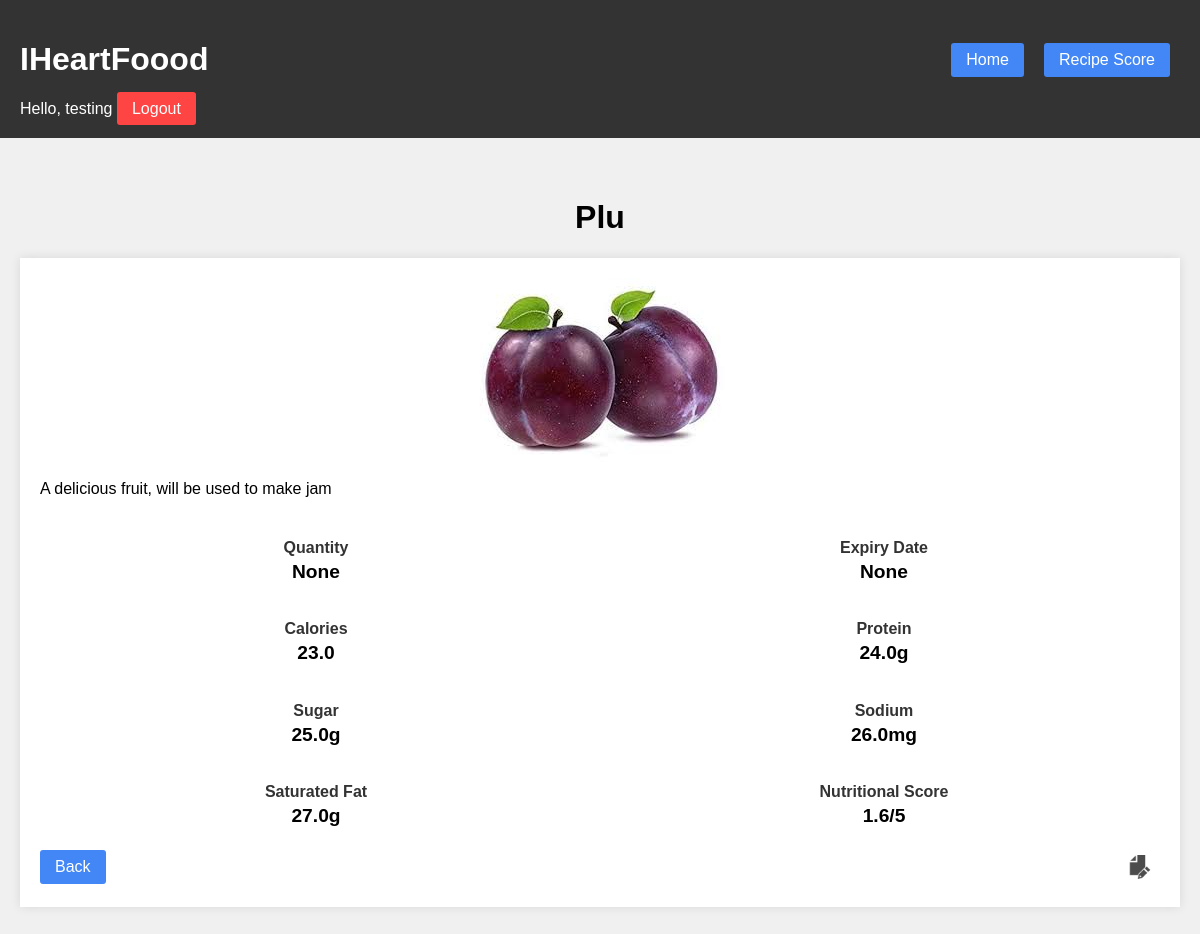
Page /entry/20 (signed in) on the committed database.
### tables this page shows
CREATE TABLE entries (
    id INTEGER PRIMARY KEY AUTOINCREMENT,
    user_id INTEGER NOT NULL,
    title TEXT NOT NULL,
    description TEXT,
    quantity REAL,
    unit TEXT,
    expiry_date TEXT,
    calories REAL,
    protein REAL,
    sugar REAL,
    sodium REAL,
    saturated_fat REAL,
    nutrition_score REAL,
    image_path TEXT NOT NULL,
    created_at TIMESTAMP DEFAULT CURRENT_TIMESTAMP,
    FOREIGN KEY (user_id) REFERENCES users(id)
);

### app.py (the view)
@app.route('/entry/<int:entry_id>')
def entry_detail(entry_id):
    if 'user_id' not in session:
        return redirect(url_for('login'))
    db = get_db()
    entry = db.execute(
        'SELECT * FROM entries WHERE id = ? AND user_id = ?',
        (entry_id, session['user_id'])
    ).fetchone()
    if entry:
        return render_template('details.html', entry=entry)
    else:
        flash("Ingredient entry not found!", "error")
        return redirect(url_for('index'))

### app.py (called while the page is built)
def get_db():
    db = sqlite3.connect('database/photo_journal.db')
    db.row_factory = sqlite3.Row
    return db

### templates/details.html (shortened to what this page needs)
{% extends "base.html" %}
{% block content %}
{% if session['user_id'] %}
<h1 class="centered">{{ entry.title }}</h1>
<div class="entry">
    <div id="display-{{ entry.id }}">
        <img src="{{ url_for('static', filename=entry.image_path) }}" alt="{{ entry.title }}">
        <p>{{ entry.description }}</p>
        <div class="stats-grid">
            <div class="stat-block">
                <h4>Quantity</h4>
                <p>{{ entry.quantity }}</p>
            </div>
            <div class="stat-block">
                <h4>Expiry Date</h4>
                <p>{{ entry.expiry_date }}</p>
            </div>
            <div class="stat-block">
                <h4>Calories</h4>
                <p>{{ entry.calories }}</p>
            </div>
            <div class="stat-block">
                <h4>Protein</h4>
                <p>{{ entry.protein }}g</p>
            </div>
            <div class="stat-block">
                <h4>Sugar</h4>
                <p>{{ entry.sugar }}g</p>
            </div>
            <div class="stat-block">
                <h4>Sodium</h4>
                <p>{{ entry.sodium }}mg</p>
            </div>
            <div class="stat-block">
                <h4>Saturated Fat</h4>
                <p>{{ entry.saturated_fat }}g</p>
            </div>
            <div class="stat-block">
                <h4>Nutritional Score</h4>
                <p>{{ entry.nutrition_score }}/5</p>
            </div>
        </div>
        <div class="entry-footer">
            <a href="{{ url_for('index') }}" class="nav-button">Back</a>
            <button class="icon-button" onclick="showEditForm('{{ entry.id }}')" title="Edit entry">
                <img src="{{ url_for('static', filename='icons/icon-edit-64x64.png') }}" alt="Edit" class="icon">
            </button>
        </div>
    </div>
</div>
{% endif %}
{% endblock %}

### static/css/style.css (style rules this page uses)
body { margin: 0; padding: 0; font-family: Arial; background-color: #f0f0f0; }
.nav-button { background-color: #4287f5; color: white; text-decoration: none; padding: 8px 15px; border-radius: 3px; margin-right: 10px; }
* { box-sizing: border-box; }
input, textarea, button { width: 100%; margin-bottom: 10px; padding: 5px; }
button { background-color: #4287f5; color: white; padding: 10px; border: none; margin-top: 10px; }
.entry { background-color: white; padding: 20px; margin-bottom: 20px; box-shadow: 0 0 10px rgba(0, 0, 0, 0.1); display: flex; flex-direction: column; justify-content: space-between; }
.entry img { max-width: 100%; max-height: 400px; object-fit: contain; display: block; margin: 0 auto; }
.entry-footer { display: flex; justify-content: space-between; align-items: center; margin-top: 10px; }
.icon-button { background: none; border: none; padding: 0; margin: 0; width: 40px; height: 40px; display: flex; align-items: center; justify-content: center; cursor: pointer; }
.icon { width: 24px; height: 24px; opacity: 0.7; }
.centered { text-align: center; }
.stats-grid { display: grid; grid-template-columns: repeat(2, 1fr); gap: 16px; margin: 20px 0; text-align: center; }
.stat-block h4 { margin-bottom: 4px; color: #333; }
.stat-block p { font-size: 1.2em; font-weight: bold; margin: 0; }

### rows in the picture
entries: title "Plu", image_path (picture), description "A delicious fruit, will be used to make jam", calories "23.0", protein "24.0", sugar "25.0", sodium "26.0", saturated_fat "27.0", nutrition_score "1.6"

### other values in the picture
{{ session.username }} "testing"
{{ entry.quantity }} "None"
{{ entry.expiry_date }} "None"
